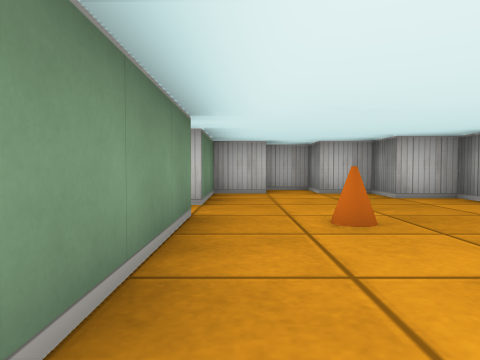
[1] (above)

14 first-person views from a walk through a cub3D level. The camera is about half as high as the walls, tilts 2° down and sees 70° across. The floor is counted in squares. Each view is taken from the middle of a square. On the plan, view 1 faces up. The plan holds only what a view shows up to about 9 squares ahead; the rest is blank.

[2]
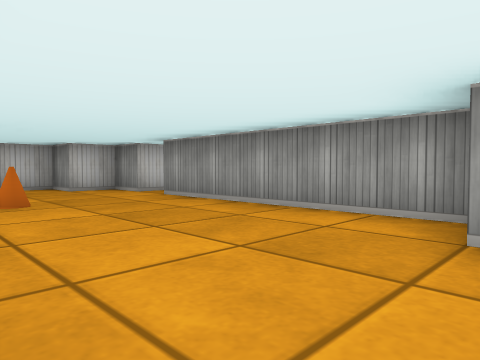

[3]
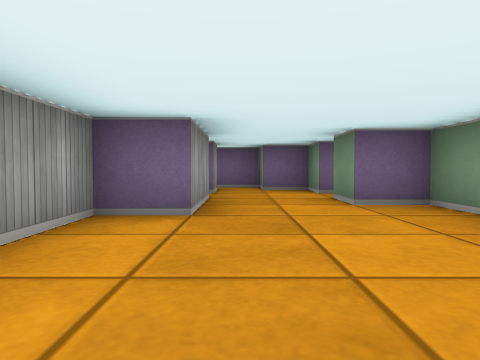

[4]
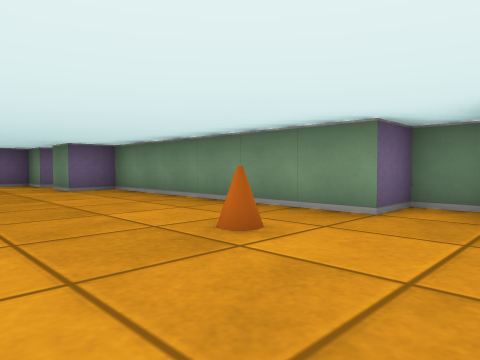

[5]
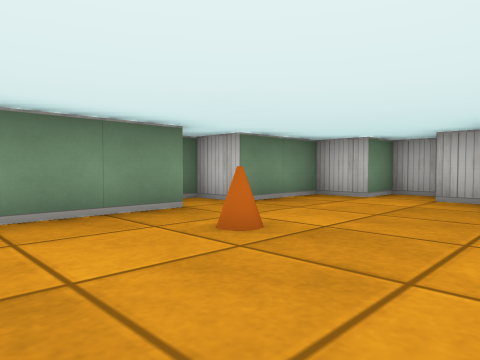

[6]
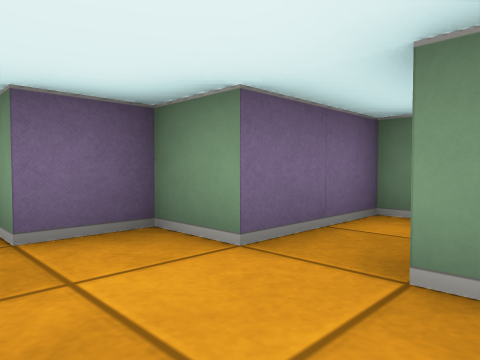

[7]
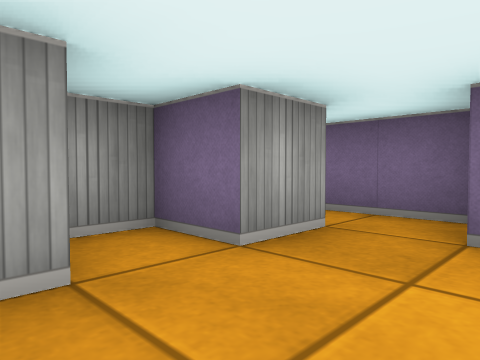

[8]
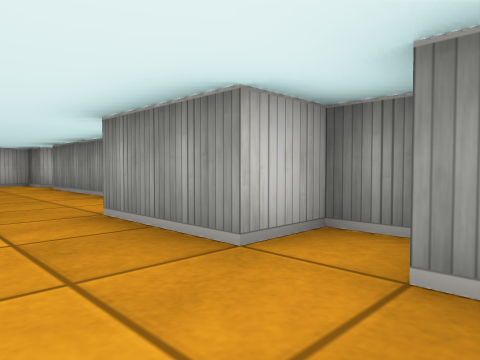

[9]
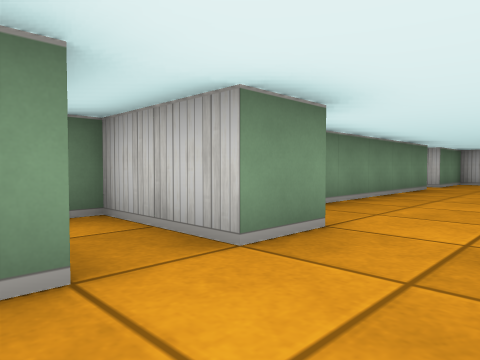

[10]
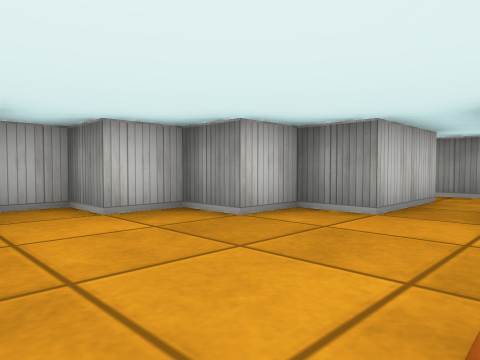

[11]
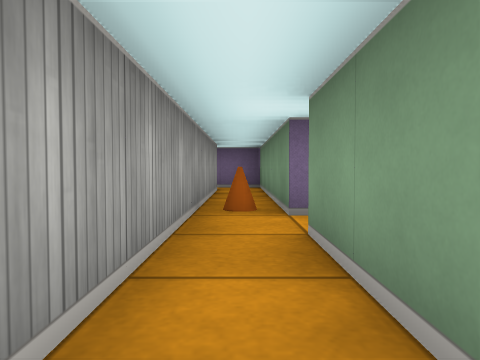

[12]
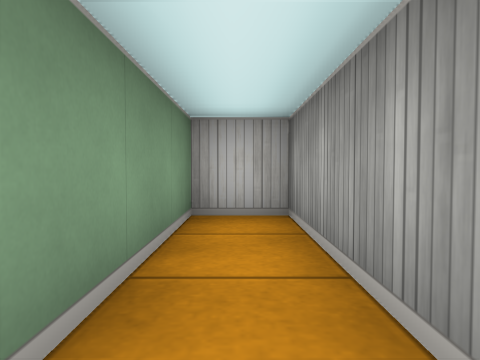

[13]
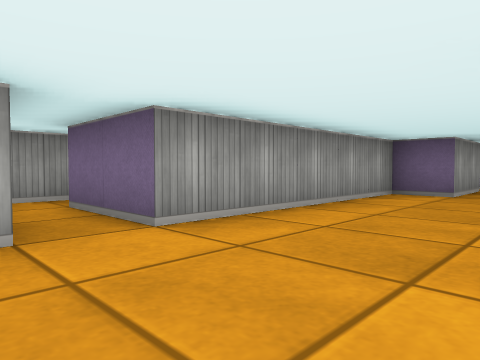

[14]
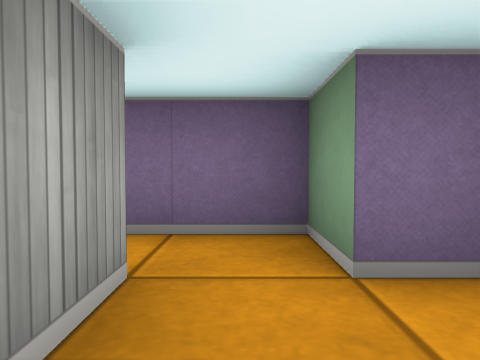

### Floor plan
Ten units are one square. View 1 is at (0, 0); x grows to the right and y downward. Boxes are objects, and circles mark ways between rooms. Rooms are numbered by the first view taken in them; rooms with no view inside come last. Other rooms are left out.
<svg viewBox="-20 -80 90 150">
<path fill="none" stroke="#000" d="M35 -45 35 -55 25 -55 25 -65 15 -65 15 -75 5 -75 5 -65 -5 -65 -5 -45 -15 -45 -15 -35 -5 -35 -5 25 5 25 5 35 -15 35 -15 45 5 45 5 55 15 55M25 45 35 45 35 35 25 35 25 15 35 15 35 -35M15 55 15 65 31 65M25 55 25 45M35 -35 55 -35 55 -4M65 -11 65 -75 55 -75 55 -45 35 -45"/>
<rect x="5" y="-35" width="10" height="10" fill="#bbb"><title>cone</title></rect>
<rect x="55" y="-35" width="10" height="10" fill="#bbb"><title>cone</title></rect>
<circle cx="20" cy="50" r="3" fill="#2a7"/>
<circle cx="45" cy="-40" r="3" fill="#2a7"/>
<text x="10" y="-10">1</text>
<text x="20" y="50">2</text>
<text x="60" y="-50">3</text>
</svg>
Room 1 opens to room 2. Room 1 opens to room 3.

Where each view was taken, in squares from view 1:
view 1: 0 up, 0 right, facing up
view 2: 2 down, 0 right, facing up-right
view 3: 2 up, 2 right, facing down
view 4: 5 up, 3 right, facing down-left
view 5: 1 up, 3 right, facing up-left
view 6: 3 down, 2 right, facing down-left
view 7: 3 down, 1 right, facing down-right
view 8: 5 down, 1 right, facing up-right
view 9: 5 down, 2 right, facing up-left
view 10: 3 up, 0 right, facing up-right
view 11: 7 up, 6 right, facing down
view 12: 4 up, 6 right, facing up
view 13: 5 up, 1 right, facing down-right
view 14: 4 down, 2 right, facing down
